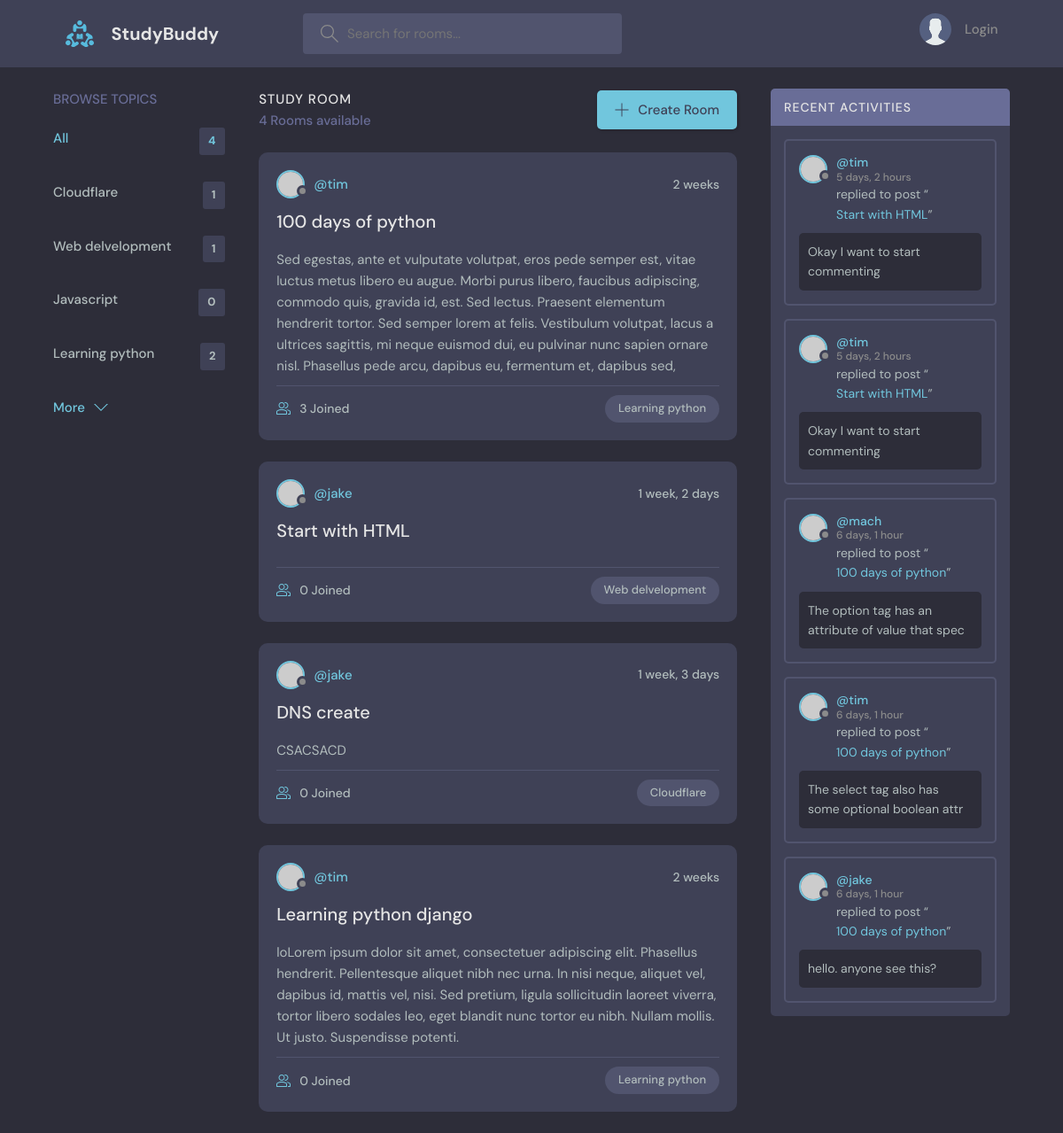
The page / on the database its author committed.
### base/models.py (models this page shows, shortened)
class Topic(models.Model):
      name = models.CharField(max_length=200)

class Room(models.Model):
      host = models.ForeignKey(User, on_delete=models.SET_NULL, null=True)
      topic = models.ForeignKey(Topic, on_delete=models.SET_NULL, null=True)
      name=models.CharField(max_length=200)
      description = models.TextField(null=True, blank=True)
      participants = models.ManyToManyField(User, related_name='participants', blank=True)
      updated = models.DateTimeField(auto_now=True)
      created = models.DateTimeField(auto_now_add=True)
      class Meta:
            ordering = ['-updated', '-created']

class Message(models.Model):
      user = models.ForeignKey(User, on_delete=models.CASCADE)
      room = models.ForeignKey(Room, on_delete=models.CASCADE)
      body = models.TextField()
      updated = models.DateTimeField(auto_now=True)
      created = models.DateTimeField(auto_now_add=True)
      class Meta:
            ordering = ['-updated', '-created']
      def __str__(self):
            return self.body[0:50]

### base/views/home_page.py (the view)
# urls.py: path("", views.home, name="home"),
def home(request):
    q = request.GET.get('q') if request.GET.get('q') != None else ''
    rooms = Room.objects.filter(
        Q(topic__name__icontains=q) |
        Q(name__icontains=q) |
        Q(description__icontains=q)
    )
    room_count = rooms.count()
    topics = Topic.objects.all()
    room_messages = Message.objects.filter(
        Q(room__topic__name__icontains=q)
    )
    context = {'rooms': rooms, 'topics': topics, 'room_count': room_count, 'room_message':room_messages}
    return render(request, 'base/home.html', context)

### base/templates/base/home.html (shortened to what this page needs)
{% extends 'main.html' %}
{% block content %}
    <main class="layout layout--3">
        <div class="container">
            {% include 'base/components/topics_component.html' %}
            <div class="roomList">
                <div class="roomList__header">
                    <div>
                        <h2>Study Room</h2>
                        <p>{{ room_count }} Rooms available</p>
                    </div>
                    <a class="btn btn--main" href="create-room.html">
                        <svg version="1.1" xmlns="http://www.w3.org/2000/svg" width="32" height="32"
                             viewBox="0 0 32 32">
                            <title>add</title>
                            <path
                                    d="M16.943 0.943h-1.885v14.115h-14.115v1.885h14.115v14.115h1.885v-14.115h14.115v-1.885h-14.115v-14.115z"
                            ></path>
                        </svg>
                        Create Room
                    </a>
                </div>
                {% include 'base/components/feed_component.html' %}
            </div>
            {% include 'base/components/activity_component.html' %}
        </div>
    </main>
{% endblock %}

### base/templates/base/components/topics_component.html
<div class="topics">
    <div class="topics__header">
        <h2>Browse Topics</h2>
    </div>
    <ul class="topics__list">
        <li>
            <a href="{% url 'home' %}" class="active">All <span>{{ topics.count }}</span></a>
        </li>
        {% for topic in topics %}
         <li>
            <a href="{% url 'home' %}?q={{ topic.name }}">{{ topic.name }} <span>{{ topic.room_set.all.count }}</span></a>
        </li>
       {% endfor %}
    </ul>
    <a class="btn btn--link" href="topics.html">
        More
        <svg version="1.1" xmlns="http://www.w3.org/2000/svg" width="32" height="32" viewBox="0 0 32 32">
            <title>chevron-down</title>
            <path d="M16 21l-13-13h-3l16 16 16-16h-3l-13 13z"></path>
        </svg>
    </a>
</div>

### base/templates/base/components/feed_component.html (shortened to what this page needs)
 {% for room in rooms %}
<div class="roomListRoom">
                <div class="roomListRoom__header">
                    <a href="{% url 'user-profile' room.host.id %}" class="roomListRoom__author">
                        <div class="avatar avatar--small">
                            <img src="https://randomuser.me/api/portraits/women/11.jpg"/>
                        </div>
                        <span>@{{ room.host.username }}</span>
                    </a>
                    <div class="roomListRoom__actions">
                        <span> {{ room.created|timesince }}</span>
                    </div>
                </div>
                <div class="roomListRoom__content">
                    <a href="{% url 'room' room.id %}"> {{ room.name }}</a>
                    <p>
                       {{ room.description }}
                    </p>
                </div>
                <div class="roomListRoom__meta">
                    <a href="room.html" class="roomListRoom__joined">
                       {{ room.participants.all.count }} Joined
                    </a>
                    <p class="roomListRoom__topic">{{ room.topic.name }}</p>
                </div>
            </div>
 {% endfor %}

### base/templates/base/components/activity_component.html (shortened to what this page needs)
<div class="activities">
    <div class="activities__header">
        <h2>Recent Activities</h2>
    </div>
{% for message in room_message %}
    <div class="activities__box">
        <div class="activities__boxHeader roomListRoom__header">
            <a href="{% url 'user-profile' message.user.id %}" class="roomListRoom__author">
                <div class="avatar avatar--small">
                    <img src="https://randomuser.me/api/portraits/women/11.jpg"/>
                </div>
                <p>
                    @{{ message.user }}
                    <span> {{ message.created|timesince }}</span>
                </p>
            </a>
        </div>
        <div class="activities__boxContent">
            <p>replied to post “<a href="{% url 'room' message.room.id %}">{{ message.room.name }}</a>”</p>
            <div class="activities__boxRoomContent">
                {{ message }}
            </div>
        </div>
    </div>
{% endfor %}
</div>

### rows shown on the page
Topic: name "Cloudflare", room_set.all.count "1"
Topic: name "Web delvelopment", room_set.all.count "1"
Topic: name "Javascript", room_set.all.count "0"
Topic: name "Learning python", room_set.all.count "2"
Room: host.username "tim", created "2 weeks", name "100 days of python", description "Sed egestas, ante et vulputate volutpat, eros pede semper est, vitae luctus metus libero eu augue. Morbi purus libero, faucibus adipiscing, commodo quis, gravida id, est. Sed lectus. Praesent elementum hendrerit tortor. Sed semper lorem at felis. Vestibulum volutpat, lacus a ultrices sagittis, mi neque euismod dui, eu pulvinar nunc sapien ornare nisl. Phasellus pede arcu, dapibus eu, fermentum et, dapibus sed,", participants.all.count "3", topic.name "Learning python"
Room: host.username "jake", created "1 week, 2 days", name "Start with HTML", participants.all.count "0", topic.name "Web delvelopment"
Room: host.username "jake", created "1 week, 3 days", name "DNS create", description "CSACSACD", participants.all.count "0", topic.name "Cloudflare"
Room: host.username "tim", created "2 weeks", name "Learning python django", description "loLorem ipsum dolor sit amet, consectetuer adipiscing elit. Phasellus hendrerit. Pellentesque aliquet nibh nec urna. In nisi neque, aliquet vel, dapibus id, mattis vel, nisi. Sed pretium, ligula sollicitudin laoreet viverra, tortor libero sodales leo, eget blandit nunc tortor eu nibh. Nullam mollis. Ut justo. Suspendisse potenti.", participants.all.count "0", topic.name "Learning python"
Message: user "tim", created "5 days, 2 hours", room.name "Start with HTML", body "Okay I want to start commenting"
Message: user "tim", created "5 days, 2 hours", room.name "Start with HTML", body "Okay I want to start commenting"
Message: user "mach", created "6 days, 1 hour", room.name "100 days of python", body "The option tag has an attribute of value that spec"
Message: user "tim", created "6 days, 1 hour", room.name "100 days of python", body "The select tag also has some optional boolean attr"
Message: user "jake", created "6 days, 1 hour", room.name "100 days of python", body "hello. anyone see this?"

### other values the page prints
{{ topics.count }} "4"
{{ room_count }} "4"
